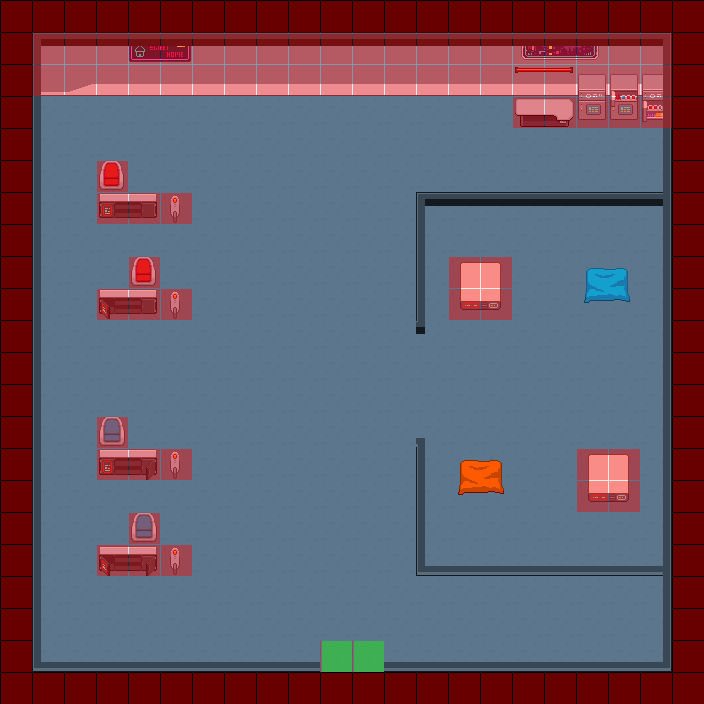

A level layout from a 2D game, rendered from its tile map. Below: a short description, then the map file with tile-grid data replaced by summaries:
An orthogonal 22x22 tile map with 32x32 px tiles, 5 tile layers (Suelo, Pared2, Props, Pared, ...), 2 tilesets and 25 objects.

<map version="1.10" tiledversion="1.10.2" orientation="orthogonal" renderorder="right-down" width="22" height="22" tilewidth="32" tileheight="32" infinite="0" nextlayerid="8" nextobjectid="27">
 <tileset firstgid="1" name="MapMetaDataBueno" tilewidth="32" tileheight="32" tilecount="2" columns="2">
  <image source="../MapMetadata.png" width="67" height="34" />
 </tileset>
 <tileset firstgid="3" name="CyberPunk Bueno" tilewidth="32" tileheight="32" tilecount="231" columns="21">
  <image source="Tiles/pixel-cyberpunk-interior.png" width="672" height="352" />
 </tileset>
 <layer id="1" name="Suelo" width="22" height="22">
  <data>[484 cells, 400 non-empty, 7 distinct tile ids]</data>
 </layer>
 <layer id="3" name="Pared2" width="22" height="22">
  <data>[484 cells, 29 non-empty, 12 distinct tile ids]</data>
 </layer>
 <layer id="4" name="Props" width="22" height="22">
  <data>[484 cells, 42 non-empty, 33 distinct tile ids]</data>
 </layer>
 <layer id="2" name="Pared" width="22" height="22">
  <data>[484 cells, 74 non-empty, 8 distinct tile ids]</data>
 </layer>
 <layer id="5" name="Navigation" width="22" height="22">
  <properties>
   <property name="Draw" type="bool" value="false" />
   <property name="Navigation" type="bool" value="true" />
   <property name="collision" type="bool" value="true" />
  </properties>
  <data>[484 cells, 155 non-empty, 2 distinct tile ids]</data>
 </layer>
 <objectgroup id="6" name="collider">
  <object id="1" x="96" y="160" width="32" height="32" />
  <object id="2" x="128" y="256" width="32" height="32" />
  <object id="3" x="96" y="416" width="32" height="32" />
  <object id="4" x="128" y="512" width="32" height="32" />
  <object id="5" x="32" y="32" width="8" height="640" />
  <object id="6" x="40" y="663" width="280" height="9" />
  <object id="7" x="384" y="664" width="277" height="8" />
  <object id="8" x="664" y="128" width="8" height="544" />
  <object id="9" x="512" y="96" width="160" height="32" />
  <object id="10" x="32" y="32" width="640" height="64" />
  <object id="11" x="416" y="192" width="247" height="13" />
  <object id="13" x="416" y="205" width="10" height="127" />
  <object id="14" x="416" y="437" width="10" height="130" />
  <object id="15" x="416" y="567" width="248" height="9" />
  <object id="16" x="462" y="263" width="38" height="46" />
  <object id="17" x="589" y="454" width="41" height="49" />
  <object id="18" x="100" y="194" width="57.5" height="24" />
  <object id="19" x="100" y="290" width="56" height="23" />
  <object id="20" x="100" y="450.5" width="57" height="24" />
  <object id="21" x="170.5" y="452" width="9" height="26.5" />
  <object id="22" x="170.5" y="291.5" width="9" height="28" />
  <object id="23" x="171" y="195" width="8" height="28" />
 </objectgroup>
 <objectgroup id="7" name="toOut2">
  <object id="24" x="320" y="663" width="64" height="9" />
  <object id="25" x="100" y="546.5" width="56.5" height="24.5" />
  <object id="26" x="170.5" y="547" width="9" height="28" />
 </objectgroup>
</map>
